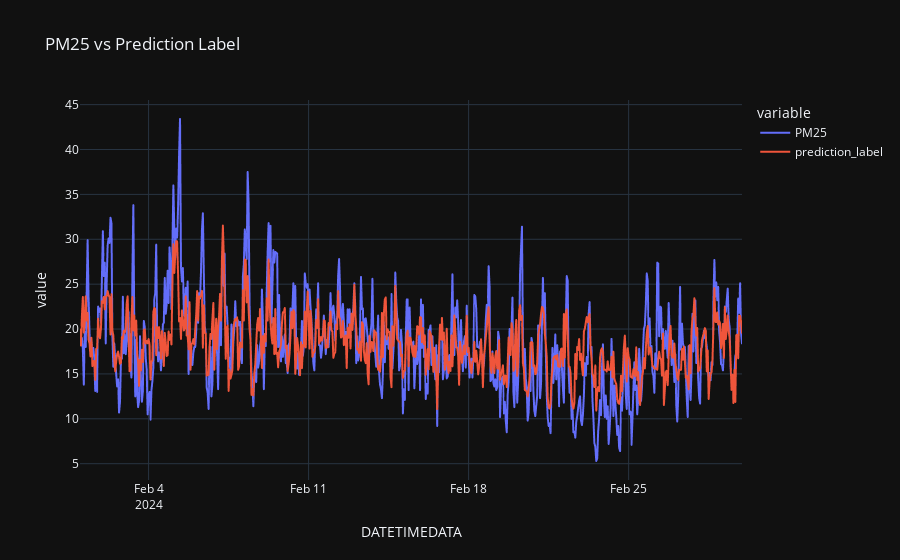

The notebook cell saved with this chart:
### Code cell
fig = px.line(predictions, x=predictions.index, y=['PM25','prediction_label'], template = 'plotly_dark', title='PM25 vs Prediction Label')
fig.show()

### Figure 1 — Plotly figure (JSON) as saved in the notebook; plotly's stock layout.template omitted (floating-point values rounded to 4 significant figures; data arrays with more than 128 entries replaced by an {"elided": "..."} marker saying what was removed)
{"data": [{"hovertemplate": "variable=PM25<br>DATETIMEDATA=%{x}<br>value=%{y}<extra></extra>", "legendgroup": "PM25", "line": {"color": "#636efa", "dash": "solid"}, "marker": {"symbol": "circle"}, "mode": "lines", "name": "PM25", "showlegend": true, "type": "scattergl", "x": {"elided": "696 str values"}, "xaxis": "x", "y": {"elided": "696 float values"}, "yaxis": "y"}, {"hovertemplate": "variable=prediction_label<br>DATETIMEDATA=%{x}<br>value=%{y}<extra></extra>", "legendgroup": "prediction_label", "line": {"color": "#EF553B", "dash": "solid"}, "marker": {"symbol": "circle"}, "mode": "lines", "name": "prediction_label", "showlegend": true, "type": "scattergl", "x": {"elided": "696 str values"}, "xaxis": "x", "y": {"elided": "696 float values"}, "yaxis": "y"}], "layout": {"legend": {"title": {"text": "variable"}, "tracegroupgap": 0}, "title": {"text": "PM25 vs Prediction Label"}, "xaxis": {"anchor": "y", "domain": [0, 1], "title": {"text": "DATETIMEDATA"}}, "yaxis": {"anchor": "x", "domain": [0, 1], "title": {"text": "value"}}}}
